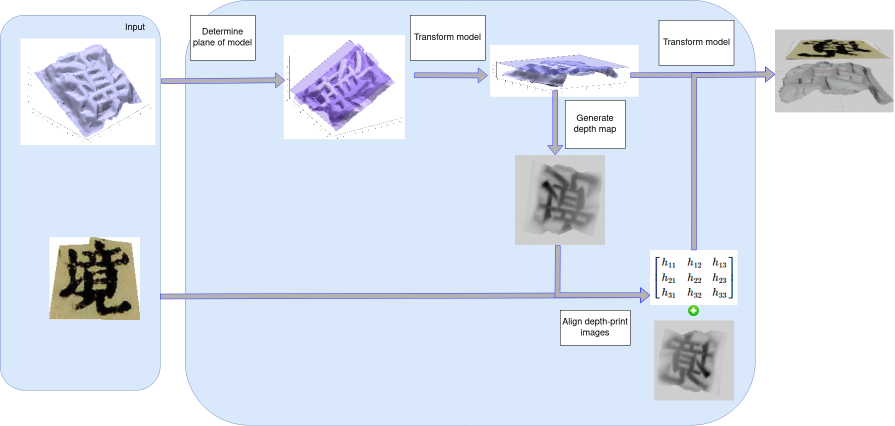
#> input picture projection_pipeline_4.png, 1789 x 852 px (shown at 1/2 size)
$ python -i normalization.py   (imports and definitions only)
#> lines starting #> are read from the running program, lines starting #| are printed output that depends on the picture; after the words box and inside, x2 and y2 are one past the last pixel; in counts of white or black regions, pixels touching at a corner belong together
### utils.py
from libs import *
import imutils

# [21 lines left out: function find_center, not called in this run]

# def shift_image(image, x, y):
#   M = np.float32([[1, 0, x], [0, 1, y]])
#   return cv2.warpAffine(image, M, (image.shape[1], image.shape[0]))

def list_contours(contours):
    list = []
    max_len = 0
    for cnt in contours:
        for p in cnt:
            list.append(p)
    return list


def filter_much_less_cnts(contours, min_area=20):
    """
    remove contours that have the area is smaller than min_area
    :param contours: list of contours (outputs of cv2.findContours)
    :param min_area: min contour area
    :return: list of contours is more than min_area
    """
    cnt_list = []  # to avoid error
    for cnt in contours:
        if cv2.contourArea(cnt) > min_area:
            # contours.remove(cnt)
            cnt_list.append(cnt)
    return list_contours(cnt_list)

# [21 lines left out: functions get_cnt_area, rotate_img, not called in this run]


def image_resize(image, width=None, height=None, inter=cv2.INTER_AREA):
    """
    Resize image but hold the ratio between 2 edges, besides, resize width/height to target width/height
    :param image: cv2 image
    :param width: None or target width
    :param height: None or height width
    :param inter: resize methods
    :return: resized image
    """
    # initialize the dimensions of the image to be resized and
    # grab the image size
    dim = None
    (h, w) = image.shape[:2]
    # if both the width and height are None, then return the
    # original image
    if width is None and height is None:
        return image

    # check to see if the width is None
    if width is None:
        # calculate the ratio of the height and construct the
        # dimensions
        r = height / float(h)
        dim = (int(w * r), height)

    # otherwise, the height is None
    else:
        # calculate the ratio of the width and construct the
        # dimensions
        r = width / float(w)
        dim = (width, int(h * r))

    # resize the image
    resized = cv2.resize(image, dim, interpolation=inter)

    # return the resized image
    return resized


def resize_image_to_square(image, dst=256, color=[0, 0, 0]):
    """
    Resize with padding, first resize image such that max edge get dst, then pad 2 sides of the other edge to dest
    :param image: cv2 image
    :param dst: target size
    :param color: constant pad value
    :return: square image
    """
    desired_size = dst

    im = image
    old_size = im.shape[:2]  # old_size is in (height, width) format

    ratio = float(desired_size) / max(old_size)
    new_size = tuple([int(x * ratio) for x in old_size])

    # new_size should be in (width, height) format

    im = cv2.resize(im, (new_size[1], new_size[0]))

    delta_w = desired_size - new_size[1]
    delta_h = desired_size - new_size[0]
    top, bottom = delta_h // 2, delta_h - (delta_h // 2)
    left, right = delta_w // 2, delta_w - (delta_w // 2)

    color = color
    new_im = cv2.copyMakeBorder(im, top, bottom, left, right, cv2.BORDER_CONSTANT,
                                value=color)

    return new_im

# [77 lines left out: functions remove_noise, rotate_bound, pad_img, make_border, not called in this run]

def shift_image(img, x, y):
    """
    Pad into image to center of character is center of image
    :param img: cv2 binary image
    :param x: x_center_of_image - x_center_of_character
    :param y: y_center_of_image - y_center_of_character
    :return: Padded image that center of character lies on center of image
    """
    x_abs = int(round(abs(x), 0))
    y_abs = int(round(abs(y), 0))
    if x < 0 and y < 0:
        pad_img = cv2.copyMakeBorder(img, top=y_abs, bottom=0, left=x_abs, right=0, borderType=cv2.BORDER_CONSTANT,
                                     value=0)
    elif x < 0 and y > 0:
        pad_img = cv2.copyMakeBorder(img, top=y_abs, bottom=0, left=0, right=x_abs, borderType=cv2.BORDER_CONSTANT,
                                     value=0)
    elif x > 0 and y < 0:
        pad_img = cv2.copyMakeBorder(img, top=0, bottom=y_abs, left=x_abs, right=0, borderType=cv2.BORDER_CONSTANT,
                                     value=0)
    else:
        pad_img = cv2.copyMakeBorder(img, top=0, bottom=y_abs, left=0, right=x_abs, borderType=cv2.BORDER_CONSTANT,
                                     value=0)
    return pad_img


def crop_char(thresh, contours):
  """
  Crop image based on contours, find the most top, bot, left, right points
  :param thresh: binary image
  :param contours: list of contours
  :return: crop of original image that contains character
  """
  list1 = filter_much_less_cnts(contours)
  xmax = max(i[0][0] for i in list1)
  xmin = min([i[0][0] for i in list1])
  ymax = max(i[0][1] for i in list1)
  ymin = min([i[0][1] for i in list1])

  if (xmax - xmin) > (ymax -ymin):
    image = image_resize(thresh[ymin:ymax, xmin:xmax], width = 256)
  else:
    image = image_resize(thresh[ymin:ymax, xmin:xmax], height = 256)
  # [9 lines of commented-out code are left out]
  return image

def find_center(list2, mask):
    # scipy.ndimage.measurements.center_of_mass¶
    """
    Find center of the character(mask)
    :param list2: list of contours
    :param mask: mask indicates the position of character
    :return: center of character
    """
    cnts = cv2.drawContours(mask, list2, -1, (0, 255, 0), 1)

    kpCnt = len(list2)

    x = 0
    y = 0

    for kp in list2:
        x = x + kp[0][0]
        y = y + kp[0][1]

    # cv2.circle(mask, (np.uint8(np.ceil(x/kpCnt)), np.uint8(np.ceil(y/kpCnt))), 1, (255, 255, 255), 1)
    return x / kpCnt, y / kpCnt  # x_center, y_center

# def shift_image(image, x, y):
#   M = np.float32([[1, 0, x], [0, 1, y]])
#   return cv2.warpAffine(image, M, (image.shape[1], image.shape[0]))

def remove_noise(bin_depth_image):
    def fill_noise(thresh1):
        h, w = thresh1.shape
        cnts = cv2.findContours(thresh1, cv2.RETR_LIST, cv2.CHAIN_APPROX_SIMPLE)
        cnts = imutils.grab_contours(cnts)
        mask = np.ones(thresh1.shape[:2], dtype="uint8") * 255
        # loop over the contours
        for c in cnts:
            # if the contour is bad, draw it on the mask
            if cv2.contourArea(c)<(h*w/1200):
                cv2.drawContours(mask, [c], -1, 0, -1)
        # remove the contours from the image and show the resulting images
        thresh1 = cv2.bitwise_and(thresh1, thresh1, mask=mask)
        return thresh1
    return 255-fill_noise(255-fill_noise(bin_depth_image))

# [215 lines left out: functions estimate_dense_ratio, estimate_dense_character_ratio, estimate_dense_ratio_wrap, rotate_bound, pad_img, make_border and 5 more, not called in this run]

### normalization.py
from utils import *
from libs import *
import copy

def normalize_mask(thresh):
    """
    Get character image and shift center of character to center of image(a part of image can be disappeared)
    :param thresh: binary image
    :return: image that contain image, and center of image is center of character
    """
    contours, hierarchy = cv2.findContours(thresh, cv2.RETR_TREE, cv2.CHAIN_APPROX_NONE)
    thresh = crop_char(thresh, contours)
    contours, hierarchy = cv2.findContours(thresh, cv2.RETR_TREE, cv2.CHAIN_APPROX_NONE)
    x_center, y_center = find_center(list_contours(contours), thresh)
    shifted_img = shift_image(thresh, thresh.shape[1] / 2 - x_center, thresh.shape[0] / 2 - y_center)
    # plt.imshow(cv2.circle(cv2.cvtColor(thresh, cv2.COLOR_GRAY2RGB), (int(x_center), int(y_center)), 10, (255, 0, 0), 1), cmap='gray')
    return resize_image_to_square(shifted_img, max(shifted_img.shape[:2]))

# [15 lines left out: function normalize_print_image, not called in this run]

def normalize_depth_image(depth_image, thresh=255):
    """
    Get the mask of depth image
    :param depth_image: cv2 color image
    :return: binarized image
    """
    ### Normalize depth_image mask
    depth_image = cv2.resize(depth_image, (256, 256))
    hsvImg = cv2.cvtColor(depth_image, cv2.COLOR_BGR2HSV)
    # increase contrast
    value = 90

    vValue = hsvImg[..., 2]
    hsvImg[..., 2] = np.where((255 - vValue) < value, 255, vValue + value)
    gray = cv2.cvtColor(hsvImg, cv2.COLOR_HSV2BGR)
    gray = cv2.cvtColor(hsvImg, cv2.COLOR_BGR2GRAY)
    thresh = 255-cv2.adaptiveThreshold(gray,thresh,cv2.ADAPTIVE_THRESH_MEAN_C,\
                cv2.THRESH_BINARY,11,2)
    # thresh = 255 - cv2.adaptiveThreshold(gray, 255, cv2.ADAPTIVE_THRESH_GAUSSIAN_C, \
    #                                      cv2.THRESH_BINARY, 11, 1)
    thresh1 = normalize_mask(remove_noise(thresh))
    # kernel = np.ones((3, 3), np.uint8)
    # thresh1 = cv2.dilate(thresh1, kernel, iterations=1)

    return thresh1

# [122 lines left out: functions normalize_depth_image_v2, normalize_depth_image_v3, normalize_depth_image_v4, not called in this run]

>>> import cv2
>>> picture = cv2.imread('projection_pipeline_4.png')
#> picture is the input picture: shape (852, 1789, 3); mean B, G, R 240.9, 227.6, 220
>>> result = normalize_depth_image(picture)
#> in normalize_depth_image, `depth_image = cv2.resize(depth_image, (256, 256))`:
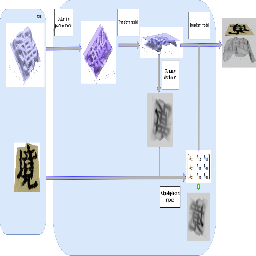
#> depth_image: shape (256, 256, 3); mean of channels 0, 1, 2 240.9, 227.6, 220; drawn as B, G, R
#> in normalize_depth_image, `hsvImg = cv2.cvtColor(depth_image, cv2.COLOR_BGR2HSV)`: hsvImg: shape (256, 256, 3); mean H, S, V 68.5, 24.9, 241.8
#> in normalize_depth_image, `hsvImg[..., 2] = np.where((255 - vValue) < value, 255, vValue + value)`: hsvImg: shape (256, 256, 3); mean H, S, V 68.5, 24.9, 252.5
#> in normalize_depth_image, `gray = cv2.cvtColor(hsvImg, cv2.COLOR_BGR2GRAY)`:
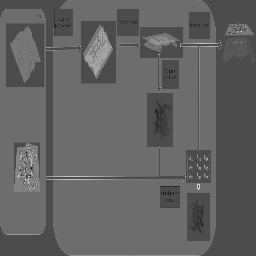
#> gray: shape (256, 256); min 27, max 219, mean 98.1
#> in normalize_depth_image, `thresh = 255-cv2.adaptiveThreshold(gray,thresh,cv2.ADAPTIVE_THRESH_MEA..`:
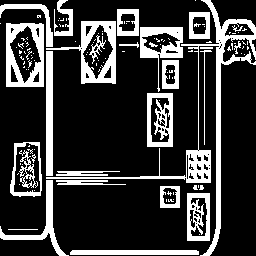
#> thresh: shape (256, 256); 22.7% white; 124 white regions (97 under 20 px)
#> in fill_noise, `cnts = cv2.findContours(thresh1, cv2.RETR_LIST, cv2.CHAIN_APPROX_SIMPLE)`: cnts = 207 contours, 152 with area under 20; largest, box (x1, y1, x2, y2) and area: (46, 0, 256, 256) 2902, (6, 23, 44, 87) 2316, (46, 21, 116, 84) 2129, (10, 142, 42, 197) 1450, (147, 93, 173, 147) 1325
#> the loop in fill_noise, `for c in cnts:` made 207 passes
#> c on passes 2 to 4: [[199, 234]], [[8, 229], [37, 229]], [[195, 223], [196, 222], [197, 223], [196, 224]]
#> after the loop in fill_noise, `for c in cnts:`: mask: shape (256, 256); 97.1% white; 132 black regions (105 under 20 px), largest, box (x1, y1, x2, y2) and area: (186, 153, 195, 180) 167, (157, 112, 169, 135) 158, (191, 204, 202, 225) 118
#> in fill_noise, `thresh1 = cv2.bitwise_and(thresh1, thresh1, mask=mask)`: thresh1: shape (256, 256); 20.6% white; 53 white regions (28 under 20 px)
#> in fill_noise (call 2), `cnts = cv2.findContours(thresh1, cv2.RETR_LIST, cv2.CHAIN_APPROX_SIMPLE)`: cnts = 151 contours, 96 with area under 20; largest, box (x1, y1, x2, y2) and area: (0, 0, 223, 256) 51926, (210, 58, 256, 256) 6654, (5, 22, 45, 88) 2518, (80, 20, 117, 85) 2271, (9, 141, 43, 198) 1610
#> in fill_noise (call 2), `cnts = cv2.findContours(thresh1, cv2.RETR_LIST, cv2.CHAIN_APPROX_SIMPLE)`: thresh1: shape (256, 256); 79.4% white; 53 black regions (28 under 20 px), largest, box (x1, y1, x2, y2) and area: (181, 0, 256, 256) 2166, (6, 23, 44, 87) 1286, (46, 21, 116, 84) 1268
#> the loop in fill_noise (call 2), `for c in cnts:` made 151 passes
#> c on passes 3 to 5: [[197, 223], [198, 222], [199, 223], [198, 224]], [[196, 222], [197, 221], [198, 222], [197, 223]], [[194, 222], [195, 221], [196, 222], [195, 223]]
#> after the loop in fill_noise (call 2), `for c in cnts:`:
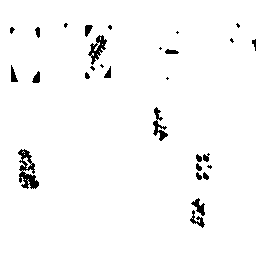
#> mask: shape (256, 256); 97.4% white; 29 black regions (10 under 20 px), largest, box (x1, y1, x2, y2) and area: (18, 149, 39, 189) 409, (88, 35, 107, 65) 231, (153, 107, 168, 141) 196
#> in fill_noise (call 2), `thresh1 = cv2.bitwise_and(thresh1, thresh1, mask=mask)`:
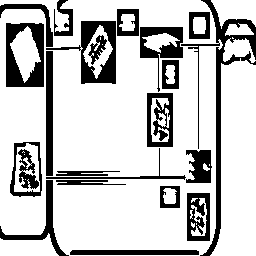
#> thresh1: shape (256, 256); 77.5% white; 22 black regions, largest, box (x1, y1, x2, y2) and area: (181, 0, 256, 256) 2212, (6, 23, 44, 87) 1478, (46, 21, 116, 84) 1431
#> in remove_noise, `return 255-fill_noise(255-fill_noise(bin_depth_image))`: returned value: shape (256, 256); 22.5% white; 22 white regions
#> in normalize_mask, `contours, hierarchy = cv2.findContours(thresh, cv2.RETR_TREE, cv2.CHAI..`: contours = 71 contours, 30 with area under 20; largest, box (x1, y1, x2, y2) and area: (6, 23, 44, 87) 2316, (46, 21, 116, 84) 2129, (181, 0, 256, 256) 1940, (10, 142, 42, 197) 1450, (147, 93, 173, 147) 1325
#> the loop in filter_much_less_cnts, `for cnt in contours:` made 71 passes
#> cnt on passes 3, 6, 23, 24, 25, 26, 27, 28, 29, 31, 32, 33: [[197, 225], [198, 224], [199, 225], [198, 226]], [[191, 218], [192, 217], [193, 218], [192, 219]], [[26, 180], [27, 179], [28, 180], [27, 181]], [[27, 179], [28, 178], [29, 179], [28, 180]], [[24, 179], [25, 178], [26, 179], [25, 180]], [[24, 174], [25, 173], [26, 174], [25, 175]], [[21, 170], [22, 169], [23, 170], [22, 171]], [[30, 165], [31, 164], [32, 165], [31, 166]], [[30, 163], [31, 162], [32, 163], [31, 164]], [[23, 154], [24, 153], [25, 154], [24, 155]], [[23, 152], [24, 151], [25, 152], [24, 153]], [[21, 152], [22, 151], [23, 152], [22, 153]]
#> after the loop in filter_much_less_cnts, `for cnt in contours:`: cnt_list = 41 contours; largest, box (x1, y1, x2, y2) and area: (6, 23, 44, 87) 2316, (46, 21, 116, 84) 2129, (181, 0, 256, 256) 1940, (10, 142, 42, 197) 1450, (147, 93, 173, 147) 1325
#> the loop in list_contours, `for cnt in contours:` made 41 passes
#> after the loop in list_contours, `for cnt in contours:`: list = 6256 items, first 6: [[72, 250]], [[71, 251]], [[70, 252]], [[70, 253]], [[70, 254]], [[71, 254]]
#> in crop_char, `list1 = filter_much_less_cnts(contours)`: list1 has the same summary as list in list_contours
#> in crop_char, `xmax = max(i[0][0] for i in list1)`: xmax = 255
#> in crop_char, `xmin = min([i[0][0] for i in list1])`: xmin = 0
#> in crop_char, `ymax = max(i[0][1] for i in list1)`: ymax = 255
#> in crop_char, `ymin = min([i[0][1] for i in list1])`: ymin = 0
#> in image_resize, `resized = cv2.resize(image, dim, interpolation=inter)`: image: shape (255, 255); 22.6% white; 22 white regions
#> in normalize_mask, `contours, hierarchy = cv2.findContours(thresh, cv2.RETR_TREE, cv2.CHAI..`: contours = 72 contours, 35 with area under 20; largest, box (x1, y1, x2, y2) and area: (0, 0, 256, 256) 28634, (53, 36, 160, 178) 11468, (159, 46, 199, 181) 3792, (6, 23, 45, 88) 2420, (10, 142, 43, 198) 1538
#> the loop in list_contours (call 2), `for cnt in contours:` made 72 passes
#> cnt on passes 4, 5, 8, 9, 10, 11, 13, 19, 26, 28, 30, 32: [[200, 228], [201, 227], [202, 228], [201, 229]], [[199, 227], [200, 226], [201, 227], [200, 228]], [[198, 221], [199, 220], [200, 221], [199, 222]], [[195, 220], [196, 219], [197, 220], [196, 221]], [[194, 219], [195, 218], [196, 219], [195, 220]], [[190, 217], [191, 216], [192, 217], [191, 218]], [[191, 215], [192, 214], [193, 215], [192, 216]], [[191, 201], [192, 200], [193, 201], [192, 202]], [[28, 186], [29, 185], [30, 186], [29, 187]], [[31, 174], [32, 173], [33, 174], [32, 175]], [[27, 166], [28, 165], [29, 166], [28, 167]], [[27, 163], [28, 162], [29, 163], [28, 164]]
#> in find_center, `cnts = cv2.drawContours(mask, list2, -1, (0, 255, 0), 1)`:
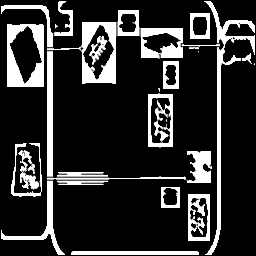
#> cnts: shape (256, 256); min 0, max 255, mean 47.1
#> in find_center, `kpCnt = len(list2)`: kpCnt = 5630
#> the loop in find_center, `for kp in list2:` made 5630 passes
#> (kp, x, y) on passes 2 to 4: ([[71, 251]], 143, 501), ([[70, 252]], 213, 753), ([[70, 253]], 283, 1006)
#> after the loop in find_center, `for kp in list2:`: x = 730411; y = 665037
#> in normalize_mask, `x_center, y_center = find_center(list_contours(contours), thresh)`: x_center = 129.7; y_center = 118.1
#> in shift_image, `x_abs = int(round(abs(x), 0))`: x_abs = 2
#> in shift_image, `y_abs = int(round(abs(y), 0))`: y_abs = 10
#> in resize_image_to_square, `new_im = cv2.copyMakeBorder(im, top, bottom, left, right, cv2.BORDER_C..`:
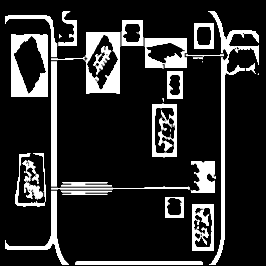
#> new_im: shape (266, 266); min 0, max 255, mean 43.6

$ run again, on tool.png
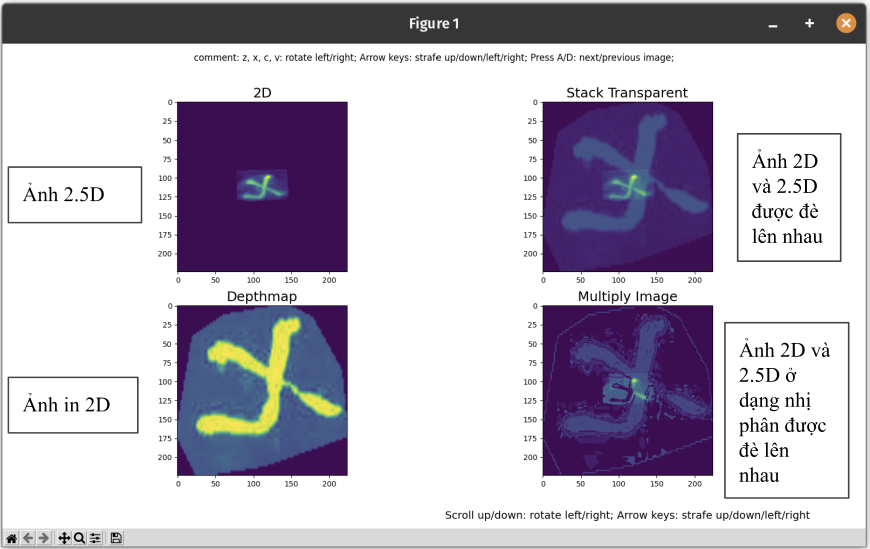
#> input picture tool.png, 1740 x 1097 px (shown at 1/2 size)
#> picture is the input picture: shape (1097, 1740, 3); mean B, G, R 195.4, 182.4, 187.9
#> in normalize_depth_image, `thresh = 255-cv2.adaptiveThreshold(gray,thresh,cv2.ADAPTIVE_THRESH_MEA..`:
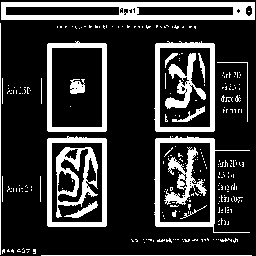
#> thresh: shape (256, 256); 20.6% white; 266 white regions (242 under 20 px)
#> in fill_noise, `cnts = cv2.findContours(thresh1, cv2.RETR_LIST, cv2.CHAIN_APPROX_SIMPLE)`: cnts = 328 contours, 302 with area under 20; largest, box (x1, y1, x2, y2) and area: (154, 136, 250, 233) 5213, (47, 136, 107, 227) 5208, (154, 41, 215, 132) 5207, (47, 41, 107, 132) 5196, (1, 2, 255, 20) 4301
#> the loop in fill_noise, `for c in cnts:` made 328 passes
#> c on passes 1, 2, 5: [[41, 255], [251, 255]], [[28, 251], [27, 252]], [[26, 249], [29, 249]]
#> in fill_noise (call 2), `cnts = cv2.findContours(thresh1, cv2.RETR_LIST, cv2.CHAIN_APPROX_SIMPLE)`: cnts = 74 contours, 46 with area under 20; largest, box (x1, y1, x2, y2) and area: (0, 0, 256, 256) 65025, (153, 135, 251, 234) 5659, (153, 40, 216, 133) 5501, (46, 135, 108, 228) 5495, (46, 41, 108, 133) 5482
#> the loop in fill_noise (call 2), `for c in cnts:` made 74 passes
#> c on passes 1, 2, 5, 8, 10, 11, 12, 13: [[181, 204], [182, 203], [183, 204], [182, 205]], [[166, 204], [167, 203], [168, 204], [167, 205]], [[88, 203], [89, 202], [90, 203], [89, 204]], [[186, 200], [187, 199], [188, 200], [187, 201]], [[178, 194], [179, 193], [180, 194], [179, 195]], [[87, 194], [88, 193], [89, 194], [88, 195]], [[177, 193], [178, 192], [179, 193], [178, 194]], [[197, 191], [198, 190], [199, 191], [198, 192]]
#> in normalize_mask, `contours, hierarchy = cv2.findContours(thresh, cv2.RETR_TREE, cv2.CHAI..`: contours = 42 contours, 21 with area under 20; largest, box (x1, y1, x2, y2) and area: (154, 40, 215, 132) 5220, (154, 136, 250, 233) 5213, (47, 135, 107, 227) 5206, (47, 40, 107, 132) 5196, (1, 2, 255, 20) 4301
#> the loop in filter_much_less_cnts, `for cnt in contours:` made 42 passes
#> cnt on passes 7, 8, 9, 10, 11, 12, 14, 19: [[199, 191], [200, 190], [201, 191], [200, 192]], [[198, 190], [199, 189], [200, 190], [199, 191]], [[184, 189], [185, 188], [186, 189], [185, 190]], [[183, 188], [184, 187], [185, 188], [184, 189]], [[201, 186], [202, 185], [203, 186], [202, 187]], [[202, 185], [203, 184], [204, 185], [203, 186]], [[195, 183], [196, 182], [197, 183], [196, 184]], [[181, 165], [182, 164], [183, 165], [182, 166]]
#> after the loop in filter_much_less_cnts, `for cnt in contours:`: cnt_list = 21 contours; largest, box (x1, y1, x2, y2) and area: (154, 40, 215, 132) 5220, (154, 136, 250, 233) 5213, (47, 135, 107, 227) 5206, (47, 40, 107, 132) 5196, (1, 2, 255, 20) 4301
#> the loop in list_contours, `for cnt in contours:` made 21 passes
#> after the loop in list_contours, `for cnt in contours:`: list = 4923 items, first 6: [[170, 136]], [[170, 137]], [[169, 138]], [[168, 138]], [[167, 138]], [[166, 138]]
#> list1 has the same summary as list in list_contours
#> xmax = 254
#> xmin = 1
#> ymax = 232
#> ymin = 2
#> image: shape (230, 253); 20.1% white; 12 white regions (1 under 20 px)
#> in normalize_mask, `contours, hierarchy = cv2.findContours(thresh, cv2.RETR_TREE, cv2.CHAI..`: contours = 40 contours, 19 with area under 20; largest, box (x1, y1, x2, y2) and area: (154, 38, 217, 132) 5539, (46, 38, 108, 132) 5503, (154, 135, 252, 232) 5502, (46, 134, 108, 227) 5458, (0, 0, 256, 19) 4590
#> the loop in list_contours (call 2), `for cnt in contours:` made 40 passes
#> cnt on passes 4, 5, 7, 8, 9, 15, 36, 38: [[183, 201], [184, 200], [185, 201], [184, 202]], [[181, 196], [182, 195], [183, 196], [182, 197]], [[195, 185], [196, 184], [197, 185], [196, 186]], [[187, 185], [188, 184], [189, 185], [188, 186]], [[193, 180], [194, 179], [195, 180], [194, 181]], [[174, 159], [175, 158], [176, 159], [175, 160]], [[76, 81], [77, 80], [78, 81], [77, 82]], [[124, 13], [125, 12], [126, 13], [125, 14]]
#> kpCnt = 4800
#> the loop in find_center, `for kp in list2:` made 4800 passes
#> (kp, x, y) on passes 2 to 4: ([[171, 136]], 342, 271), ([[170, 137]], 512, 408), ([[169, 137]], 681, 545)
#> after the loop in find_center, `for kp in list2:`: x = 631222; y = 542233
#> x_center = 131.5; y_center = 113
#> x_abs = 4
#> y_abs = 3
#> in resize_image_to_square, `new_im = cv2.copyMakeBorder(im, top, bottom, left, right, cv2.BORDER_C..`:
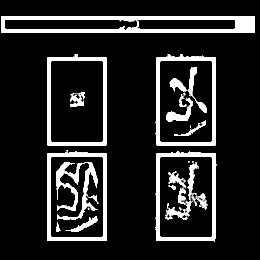
#> new_im: shape (260, 260); min 0, max 255, mean 36.5
